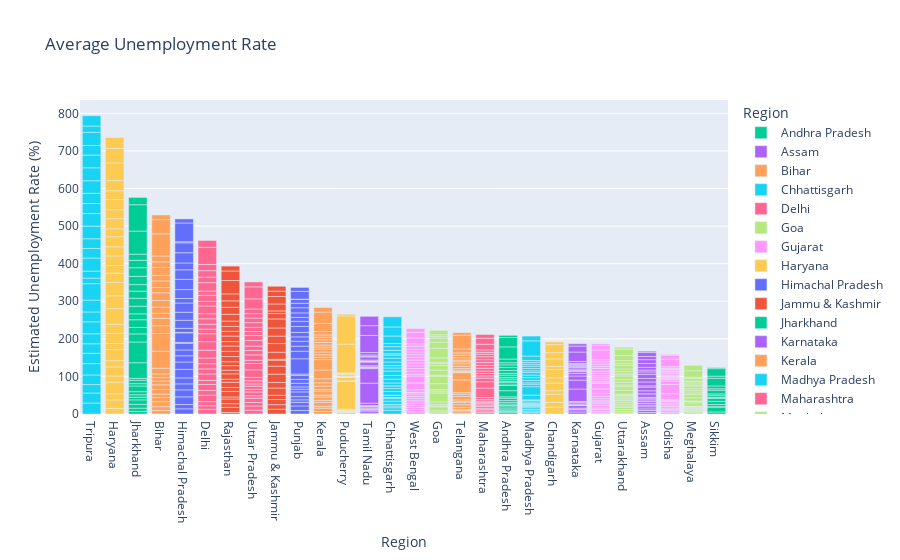

Notebook source saved alongside this figure:
### Code cell
# Bar Plot of Average Estimated Unemployment Rate
fig = pl.bar(df, 
             x = 'Region', 
             y = "Estimated Unemployment Rate (%)", 
             color = "Region", 
             title = "Average Unemployment Rate", 
             color_discrete_map={'Urban': '#8A2BE2', 'Rural': '#D2691E'})  # Custom colors for 'Urban' and 'Rural'

# Sorting the bars by descending order based on the total value
fig.update_layout(xaxis = {'categoryorder':'total descending'})

# Show the plot
fig.show()

### Figure 1 — Plotly figure (JSON) as saved in the notebook; plotly's stock layout.template omitted (floating-point values rounded to 4 significant figures)
{"data": [{"alignmentgroup": "True", "hovertemplate": "Region=%{x}<br>Estimated Unemployment Rate (%)=%{y}<extra></extra>", "legendgroup": "Andhra Pradesh", "marker": {"color": "#00cc96", "pattern": {"shape": ""}}, "name": "Andhra Pradesh", "offsetgroup": "Andhra Pradesh", "orientation": "v", "showlegend": true, "textposition": "auto", "type": "bar", "x": ["Andhra Pradesh", "Andhra Pradesh", "Andhra Pradesh", "Andhra Pradesh", "Andhra Pradesh", "Andhra Pradesh", "Andhra Pradesh", "Andhra Pradesh", "Andhra Pradesh", "Andhra Pradesh", "Andhra Pradesh", "Andhra Pradesh", "Andhra Pradesh", "Andhra Pradesh", "Andhra Pradesh", "Andhra Pradesh", "Andhra Pradesh", "Andhra Pradesh", "Andhra Pradesh", "Andhra Pradesh", "Andhra Pradesh", "Andhra Pradesh", "Andhra Pradesh", "Andhra Pradesh", "Andhra Pradesh", "Andhra Pradesh", "Andhra Pradesh", "Andhra Pradesh"], "xaxis": "x", "y": [3.65, 3.05, 3.75, 3.32, 5.17, 3.52, 4.12, 4.38, 4.84, 5.91, 4.06, 16.29, 14.46, 0.85, 6.09, 3.8, 5.64, 4.61, 6.01, 4.7, 7.54, 7.88, 7.11, 5.66, 9.88, 32.3, 24.91, 5.86], "yaxis": "y"}, {"alignmentgroup": "True", "hovertemplate": "Region=%{x}<br>Estimated Unemployment Rate (%)=%{y}<extra></extra>", "legendgroup": "Assam", "marker": {"color": "#ab63fa", "pattern": {"shape": ""}}, "name": "Assam", "offsetgroup": "Assam", "orientation": "v", "showlegend": true, "textposition": "auto", "type": "bar", "x": ["Assam", "Assam", "Assam", "Assam", "Assam", "Assam", "Assam", "Assam", "Assam", "Assam", "Assam", "Assam", "Assam", "Assam", "Assam", "Assam", "Assam", "Assam", "Assam", "Assam", "Assam", "Assam", "Assam", "Assam", "Assam", "Assam"], "xaxis": "x", "y": [4.29, 5.08, 4.26, 5.79, 4.46, 4.65, 4.66, 4.29, 3.26, 3.77, 9.38, 0, 7.87, 9.89, 3.21, 10.39, 9.26, 11.17, 6.31, 5.02, 7.24, 9.98, 10.34, 8.37, 10.77, 3.42], "yaxis": "y"}, {"alignmentgroup": "True", "hovertemplate": "Region=%{x}<br>Estimated Unemployment Rate (%)=%{y}<extra></extra>", "legendgroup": "Bihar", "marker": {"color": "#FFA15A", "pattern": {"shape": ""}}, "name": "Bihar", "offsetgroup": "Bihar", "orientation": "v", "showlegend": true, "textposition": "auto", "type": "bar", "x": ["Bihar", "Bihar", "Bihar", "Bihar", "Bihar", "Bihar", "Bihar", "Bihar", "Bihar", "Bihar", "Bihar", "Bihar", "Bihar", "Bihar", "Bihar", "Bihar", "Bihar", "Bihar", "Bihar", "Bihar", "Bihar", "Bihar", "Bihar", "Bihar", "Bihar", "Bihar", "Bihar", "Bihar"], "xaxis": "x", "y": [9.27, 10.2, 13.44, 11, 8.87, 12.47, 12.4, 10.16, 9.13, 9.61, 15.39, 45.09, 47.26, 20.49, 19.9, 13.29, 16.41, 17.66, 20.46, 14.06, 17.62, 14.91, 20.69, 15.11, 15.73, 58.77, 37.87, 12.45], "yaxis": "y"}, {"alignmentgroup": "True", "hovertemplate": "Region=%{x}<br>Estimated Unemployment Rate (%)=%{y}<extra></extra>", "legendgroup": "Chhattisgarh", "marker": {"color": "#19d3f3", "pattern": {"shape": ""}}, "name": "Chhattisgarh", "offsetgroup": "Chhattisgarh", "orientation": "v", "showlegend": true, "textposition": "auto", "type": "bar", "x": ["Chhattisgarh", "Chhattisgarh", "Chhattisgarh", "Chhattisgarh", "Chhattisgarh", "Chhattisgarh", "Chhattisgarh", "Chhattisgarh", "Chhattisgarh", "Chhattisgarh", "Chhattisgarh", "Chhattisgarh", "Chhattisgarh", "Chhattisgarh", "Chhattisgarh", "Chhattisgarh", "Chhattisgarh", "Chhattisgarh", "Chhattisgarh", "Chhattisgarh", "Chhattisgarh", "Chhattisgarh", "Chhattisgarh", "Chhattisgarh", "Chhattisgarh", "Chhattisgarh", "Chhattisgarh", "Chhattisgarh"], "xaxis": "x", "y": [9.82, 6.76, 4.54, 4.64, 8.33, 6.96, 2.77, 6.11, 9.89, 7.89, 7.31, 0, 7.64, 10.14, 9.77, 11.77, 8.17, 6.29, 9.46, 10.27, 8.32, 3.57, 9.01, 9.79, 8.21, 20.13, 24.1, 27.07], "yaxis": "y"}, {"alignmentgroup": "True", "hovertemplate": "Region=%{x}<br>Estimated Unemployment Rate (%)=%{y}<extra></extra>", "legendgroup": "Delhi", "marker": {"color": "#FF6692", "pattern": {"shape": ""}}, "name": "Delhi", "offsetgroup": "Delhi", "orientation": "v", "showlegend": true, "textposition": "auto", "type": "bar", "x": ["Delhi", "Delhi", "Delhi", "Delhi", "Delhi", "Delhi", "Delhi", "Delhi", "Delhi", "Delhi", "Delhi", "Delhi", "Delhi", "Delhi", "Delhi", "Delhi", "Delhi", "Delhi", "Delhi", "Delhi", "Delhi", "Delhi", "Delhi", "Delhi", "Delhi", "Delhi", "Delhi", "Delhi"], "xaxis": "x", "y": [12.56, 9.33, 11.07, 17.18, 12.5, 15.84, 11.11, 16.97, 13.48, 13.81, 15.18, 20.69, 22.76, 21.14, 12.31, 12.76, 14.68, 13.52, 20.59, 12.41, 16.11, 11.07, 22.45, 14.86, 17.09, 16.51, 45.78, 18.11], "yaxis": "y"}, {"alignmentgroup": "True", "hovertemplate": "Region=%{x}<br>Estimated Unemployment Rate (%)=%{y}<extra></extra>", "legendgroup": "Goa", "marker": {"color": "#B6E880", "pattern": {"shape": ""}}, "name": "Goa", "offsetgroup": "Goa", "orientation": "v", "showlegend": true, "textposition": "auto", "type": "bar", "x": ["Goa", "Goa", "Goa", "Goa", "Goa", "Goa", "Goa", "Goa", "Goa", "Goa", "Goa", "Goa", "Goa", "Goa", "Goa", "Goa", "Goa", "Goa", "Goa", "Goa", "Goa", "Goa", "Goa", "Goa"], "xaxis": "x", "y": [2.91, 5.45, 10.98, 1.98, 3.61, 7.21, 23.71, 3.54, 5.38, 0, 15.91, 20, 2.75, 13.33, 12.28, 4.9, 3.16, 12.31, 25.2, 16.22, 10.92, 4.31, 4.76, 11.76], "yaxis": "y"}, {"alignmentgroup": "True", "hovertemplate": "Region=%{x}<br>Estimated Unemployment Rate (%)=%{y}<extra></extra>", "legendgroup": "Gujarat", "marker": {"color": "#FF97FF", "pattern": {"shape": ""}}, "name": "Gujarat", "offsetgroup": "Gujarat", "orientation": "v", "showlegend": true, "textposition": "auto", "type": "bar", "x": ["Gujarat", "Gujarat", "Gujarat", "Gujarat", "Gujarat", "Gujarat", "Gujarat", "Gujarat", "Gujarat", "Gujarat", "Gujarat", "Gujarat", "Gujarat", "Gujarat", "Gujarat", "Gujarat", "Gujarat", "Gujarat", "Gujarat", "Gujarat", "Gujarat", "Gujarat", "Gujarat", "Gujarat", "Gujarat", "Gujarat", "Gujarat", "Gujarat"], "xaxis": "x", "y": [2.88, 4.77, 4.58, 3.7, 6.29, 4.91, 4.68, 3.46, 5.35, 6.64, 7.59, 12, 14.58, 1.41, 4.09, 6.31, 5.15, 4.2, 5.96, 5.45, 7.53, 5.71, 5.82, 6.04, 5.39, 25.94, 11.62, 4.54], "yaxis": "y"}, {"alignmentgroup": "True", "hovertemplate": "Region=%{x}<br>Estimated Unemployment Rate (%)=%{y}<extra></extra>", "legendgroup": "Haryana", "marker": {"color": "#FECB52", "pattern": {"shape": ""}}, "name": "Haryana", "offsetgroup": "Haryana", "orientation": "v", "showlegend": true, "textposition": "auto", "type": "bar", "x": ["Haryana", "Haryana", "Haryana", "Haryana", "Haryana", "Haryana", "Haryana", "Haryana", "Haryana", "Haryana", "Haryana", "Haryana", "Haryana", "Haryana", "Haryana", "Haryana", "Haryana", "Haryana", "Haryana", "Haryana", "Haryana", "Haryana", "Haryana", "Haryana", "Haryana", "Haryana", "Haryana", "Haryana"], "xaxis": "x", "y": [14.54, 23.08, 16.22, 30.94, 16.36, 24.17, 16.59, 29.56, 16.21, 27.19, 23.92, 41.61, 34.22, 35.57, 24.67, 20.42, 25.45, 24.19, 26.84, 21.04, 27.06, 23.65, 27.24, 23.29, 27.14, 46.89, 38.46, 29.41], "yaxis": "y"}, {"alignmentgroup": "True", "hovertemplate": "Region=%{x}<br>Estimated Unemployment Rate (%)=%{y}<extra></extra>", "legendgroup": "Himachal Pradesh", "marker": {"color": "#636efa", "pattern": {"shape": ""}}, "name": "Himachal Pradesh", "offsetgroup": "Himachal Pradesh", "orientation": "v", "showlegend": true, "textposition": "auto", "type": "bar", "x": ["Himachal Pradesh", "Himachal Pradesh", "Himachal Pradesh", "Himachal Pradesh", "Himachal Pradesh", "Himachal Pradesh", "Himachal Pradesh", "Himachal Pradesh", "Himachal Pradesh", "Himachal Pradesh", "Himachal Pradesh", "Himachal Pradesh", "Himachal Pradesh", "Himachal Pradesh", "Himachal Pradesh", "Himachal Pradesh", "Himachal Pradesh", "Himachal Pradesh", "Himachal Pradesh", "Himachal Pradesh", "Himachal Pradesh", "Himachal Pradesh", "Himachal Pradesh", "Himachal Pradesh", "Himachal Pradesh", "Himachal Pradesh", "Himachal Pradesh", "Himachal Pradesh"], "xaxis": "x", "y": [13.68, 11.43, 20.59, 18.56, 15.98, 15.81, 22.86, 19.46, 16.67, 15.42, 17.71, 2.13, 25.64, 1.12, 10.88, 21.43, 21.51, 24.48, 12, 23.77, 27.27, 25.32, 18.15, 27.31, 26.44, 2.7, 50, 10.81], "yaxis": "y"}, {"alignmentgroup": "True", "hovertemplate": "Region=%{x}<br>Estimated Unemployment Rate (%)=%{y}<extra></extra>", "legendgroup": "Jammu & Kashmir", "marker": {"color": "#EF553B", "pattern": {"shape": ""}}, "name": "Jammu & Kashmir", "offsetgroup": "Jammu & Kashmir", "orientation": "v", "showlegend": true, "textposition": "auto", "type": "bar", "x": ["Jammu & Kashmir", "Jammu & Kashmir", "Jammu & Kashmir", "Jammu & Kashmir", "Jammu & Kashmir", "Jammu & Kashmir", "Jammu & Kashmir", "Jammu & Kashmir", "Jammu & Kashmir", "Jammu & Kashmir", "Jammu & Kashmir", "Jammu & Kashmir", "Jammu & Kashmir", "Jammu & Kashmir", "Jammu & Kashmir", "Jammu & Kashmir", "Jammu & Kashmir", "Jammu & Kashmir", "Jammu & Kashmir", "Jammu & Kashmir", "Jammu & Kashmir"], "xaxis": "x", "y": [12.78, 12.09, 13.67, 11.32, 19.27, 14.73, 22.19, 21.23, 16, 2.22, 18.97, 23.04, 19.88, 21.55, 24.06, 14.29, 7.02, 18.54, 19.86, 14.29, 12.96], "yaxis": "y"}, {"alignmentgroup": "True", "hovertemplate": "Region=%{x}<br>Estimated Unemployment Rate (%)=%{y}<extra></extra>", "legendgroup": "Jharkhand", "marker": {"color": "#00cc96", "pattern": {"shape": ""}}, "name": "Jharkhand", "offsetgroup": "Jharkhand", "orientation": "v", "showlegend": true, "textposition": "auto", "type": "bar", "x": ["Jharkhand", "Jharkhand", "Jharkhand", "Jharkhand", "Jharkhand", "Jharkhand", "Jharkhand", "Jharkhand", "Jharkhand", "Jharkhand", "Jharkhand", "Jharkhand", "Jharkhand", "Jharkhand", "Jharkhand", "Jharkhand", "Jharkhand", "Jharkhand", "Jharkhand", "Jharkhand", "Jharkhand", "Jharkhand", "Jharkhand", "Jharkhand", "Jharkhand", "Jharkhand", "Jharkhand", "Jharkhand"], "xaxis": "x", "y": [7.11, 8.46, 9.98, 12.06, 7.12, 6.57, 8.07, 15.15, 6.16, 9.06, 5.01, 41.72, 55.1, 21.53, 17.23, 20.51, 15.67, 20.25, 21.16, 19.05, 17.34, 22.01, 22.96, 19.67, 16.4, 61.48, 70.17, 19.38], "yaxis": "y"}, {"alignmentgroup": "True", "hovertemplate": "Region=%{x}<br>Estimated Unemployment Rate (%)=%{y}<extra></extra>", "legendgroup": "Karnataka", "marker": {"color": "#ab63fa", "pattern": {"shape": ""}}, "name": "Karnataka", "offsetgroup": "Karnataka", "orientation": "v", "showlegend": true, "textposition": "auto", "type": "bar", "x": ["Karnataka", "Karnataka", "Karnataka", "Karnataka", "Karnataka", "Karnataka", "Karnataka", "Karnataka", "Karnataka", "Karnataka", "Karnataka", "Karnataka", "Karnataka", "Karnataka", "Karnataka", "Karnataka", "Karnataka", "Karnataka", "Karnataka", "Karnataka", "Karnataka", "Karnataka", "Karnataka", "Karnataka", "Karnataka", "Karnataka", "Karnataka", "Karnataka"], "xaxis": "x", "y": [5.46, 5.98, 0.52, 0.37, 3.2, 7.13, 1.19, 0.41, 2.57, 4.11, 2.39, 33.17, 23.72, 10.92, 6.56, 5, 2.29, 1.27, 3.57, 3.87, 3.44, 1.56, 3.31, 2.88, 4.92, 25.12, 15.88, 6.12], "yaxis": "y"}, {"alignmentgroup": "True", "hovertemplate": "Region=%{x}<br>Estimated Unemployment Rate (%)=%{y}<extra></extra>", "legendgroup": "Kerala", "marker": {"color": "#FFA15A", "pattern": {"shape": ""}}, "name": "Kerala", "offsetgroup": "Kerala", "orientation": "v", "showlegend": true, "textposition": "auto", "type": "bar", "x": ["Kerala", "Kerala", "Kerala", "Kerala", "Kerala", "Kerala", "Kerala", "Kerala", "Kerala", "Kerala", "Kerala", "Kerala", "Kerala", "Kerala", "Kerala", "Kerala", "Kerala", "Kerala", "Kerala", "Kerala", "Kerala", "Kerala", "Kerala", "Kerala", "Kerala", "Kerala", "Kerala", "Kerala"], "xaxis": "x", "y": [6.63, 9, 4.95, 10.32, 5.35, 9.14, 5, 10.77, 4.11, 8.91, 8.85, 10.71, 23.38, 27.66, 6.11, 6.67, 7.58, 7.69, 5.52, 5.35, 6.71, 7.31, 6.65, 6.08, 9.14, 21.43, 30.28, 12.17], "yaxis": "y"}, {"alignmentgroup": "True", "hovertemplate": "Region=%{x}<br>Estimated Unemployment Rate (%)=%{y}<extra></extra>", "legendgroup": "Madhya Pradesh", "marker": {"color": "#19d3f3", "pattern": {"shape": ""}}, "name": "Madhya Pradesh", "offsetgroup": "Madhya Pradesh", "orientation": "v", "showlegend": true, "textposition": "auto", "type": "bar", "x": ["Madhya Pradesh", "Madhya Pradesh", "Madhya Pradesh", "Madhya Pradesh", "Madhya Pradesh", "Madhya Pradesh", "Madhya Pradesh", "Madhya Pradesh", "Madhya Pradesh", "Madhya Pradesh", "Madhya Pradesh", "Madhya Pradesh", "Madhya Pradesh", "Madhya Pradesh", "Madhya Pradesh", "Madhya Pradesh", "Madhya Pradesh", "Madhya Pradesh", "Madhya Pradesh", "Madhya Pradesh", "Madhya Pradesh", "Madhya Pradesh", "Madhya Pradesh", "Madhya Pradesh", "Madhya Pradesh", "Madhya Pradesh", "Madhya Pradesh", "Madhya Pradesh"], "xaxis": "x", "y": [3.63, 4.25, 3.92, 4.94, 3.08, 2.98, 2.72, 2.94, 3.66, 4.42, 1.19, 12.5, 22.46, 6.46, 3.91, 6.38, 7.38, 6.82, 7, 4.4, 6.06, 6.2, 5.17, 4.96, 4.8, 11.94, 40.49, 12.72], "yaxis": "y"}, {"alignmentgroup": "True", "hovertemplate": "Region=%{x}<br>Estimated Unemployment Rate (%)=%{y}<extra></extra>", "legendgroup": "Maharashtra", "marker": {"color": "#FF6692", "pattern": {"shape": ""}}, "name": "Maharashtra", "offsetgroup": "Maharashtra", "orientation": "v", "showlegend": true, "textposition": "auto", "type": "bar", "x": ["Maharashtra", "Maharashtra", "Maharashtra", "Maharashtra", "Maharashtra", "Maharashtra", "Maharashtra", "Maharashtra", "Maharashtra", "Maharashtra", "Maharashtra", "Maharashtra", "Maharashtra", "Maharashtra", "Maharashtra", "Maharashtra", "Maharashtra", "Maharashtra", "Maharashtra", "Maharashtra", "Maharashtra", "Maharashtra", "Maharashtra", "Maharashtra", "Maharashtra", "Maharashtra", "Maharashtra", "Maharashtra"], "xaxis": "x", "y": [3.67, 4.34, 3.66, 3.76, 4.4, 3.81, 3.68, 3.03, 3.8, 4.24, 5.38, 25.28, 16.89, 9.4, 6.08, 6.46, 6.35, 7.57, 7.6, 7.51, 7.6, 7.83, 6.67, 5.34, 6.34, 14.99, 15.92, 10.01], "yaxis": "y"}, {"alignmentgroup": "True", "hovertemplate": "Region=%{x}<br>Estimated Unemployment Rate (%)=%{y}<extra></extra>", "legendgroup": "Meghalaya", "marker": {"color": "#B6E880", "pattern": {"shape": ""}}, "name": "Meghalaya", "offsetgroup": "Meghalaya", "orientation": "v", "showlegend": true, "textposition": "auto", "type": "bar", "x": ["Meghalaya", "Meghalaya", "Meghalaya", "Meghalaya", "Meghalaya", "Meghalaya", "Meghalaya", "Meghalaya", "Meghalaya", "Meghalaya", "Meghalaya", "Meghalaya", "Meghalaya", "Meghalaya", "Meghalaya", "Meghalaya", "Meghalaya", "Meghalaya", "Meghalaya", "Meghalaya", "Meghalaya", "Meghalaya", "Meghalaya", "Meghalaya", "Meghalaya", "Meghalaya", "Meghalaya"], "xaxis": "x", "y": [3.16, 4.23, 1.03, 0.52, 0.24, 3.7, 1.5, 1.8, 0.97, 2.76, 1.28, 8.38, 3.73, 1.35, 8.4, 8.66, 4.43, 5.8, 5.3, 7.2, 3.02, 5.21, 4.76, 7.37, 2.8, 17.39, 14.58], "yaxis": "y"}, {"alignmentgroup": "True", "hovertemplate": "Region=%{x}<br>Estimated Unemployment Rate (%)=%{y}<extra></extra>", "legendgroup": "Odisha", "marker": {"color": "#FF97FF", "pattern": {"shape": ""}}, "name": "Odisha", "offsetgroup": "Odisha", "orientation": "v", "showlegend": true, "textposition": "auto", "type": "bar", "x": ["Odisha", "Odisha", "Odisha", "Odisha", "Odisha", "Odisha", "Odisha", "Odisha", "Odisha", "Odisha", "Odisha", "Odisha", "Odisha", "Odisha", "Odisha", "Odisha", "Odisha", "Odisha", "Odisha", "Odisha", "Odisha", "Odisha", "Odisha", "Odisha", "Odisha", "Odisha", "Odisha", "Odisha"], "xaxis": "x", "y": [4.17, 4.71, 3.31, 3.68, 4.31, 4.28, 4.72, 4.67, 1.81, 3.31, 15.09, 24.48, 9.45, 4.59, 2.95, 2.63, 1.78, 3.5, 3.78, 4.5, 2.23, 3.36, 2.28, 2.19, 3.96, 20.5, 10, 2.18], "yaxis": "y"}, {"alignmentgroup": "True", "hovertemplate": "Region=%{x}<br>Estimated Unemployment Rate (%)=%{y}<extra></extra>", "legendgroup": "Puducherry", "marker": {"color": "#FECB52", "pattern": {"shape": ""}}, "name": "Puducherry", "offsetgroup": "Puducherry", "orientation": "v", "showlegend": true, "textposition": "auto", "type": "bar", "x": ["Puducherry", "Puducherry", "Puducherry", "Puducherry", "Puducherry", "Puducherry", "Puducherry", "Puducherry", "Puducherry", "Puducherry", "Puducherry", "Puducherry", "Puducherry", "Puducherry", "Puducherry", "Puducherry", "Puducherry", "Puducherry", "Puducherry", "Puducherry", "Puducherry", "Puducherry", "Puducherry", "Puducherry", "Puducherry", "Puducherry"], "xaxis": "x", "y": [0, 0, 0, 4.85, 0, 1.18, 0, 1.99, 0.58, 1.74, 2.31, 74.51, 1.25, 0, 0, 8.95, 1.22, 1.17, 1.37, 5.21, 0.57, 1.78, 0.62, 76.74, 75, 4.55], "yaxis": "y"}, {"alignmentgroup": "True", "hovertemplate": "Region=%{x}<br>Estimated Unemployment Rate (%)=%{y}<extra></extra>", "legendgroup": "Punjab", "marker": {"color": "#636efa", "pattern": {"shape": ""}}, "name": "Punjab", "offsetgroup": "Punjab", "orientation": "v", "showlegend": true, "textposition": "auto", "type": "bar", "x": ["Punjab", "Punjab", "Punjab", "Punjab", "Punjab", "Punjab", "Punjab", "Punjab", "Punjab", "Punjab", "Punjab", "Punjab", "Punjab", "Punjab", "Punjab", "Punjab", "Punjab", "Punjab", "Punjab", "Punjab", "Punjab", "Punjab", "Punjab", "Punjab", "Punjab", "Punjab", "Punjab", "Punjab"], "xaxis": "x", "y": [9.17, 12.21, 9.64, 6.69, 8.59, 12.56, 7.07, 6.13, 9.69, 10.41, 10.51, 3.69, 40.59, 20, 13.49, 13.17, 11.61, 11.99, 15.69, 13.75, 10.39, 11.97, 13.68, 11.99, 9.97, 1.13, 20.54, 10.55], "yaxis": "y"}, {"alignmentgroup": "True", "hovertemplate": "Region=%{x}<br>Estimated Unemployment Rate (%)=%{y}<extra></extra>", "legendgroup": "Rajasthan", "marker": {"color": "#EF553B", "pattern": {"shape": ""}}, "name": "Rajasthan", "offsetgroup": "Rajasthan", "orientation": "v", "showlegend": true, "textposition": "auto", "type": "bar", "x": ["Rajasthan", "Rajasthan", "Rajasthan", "Rajasthan", "Rajasthan", "Rajasthan", "Rajasthan", "Rajasthan", "Rajasthan", "Rajasthan", "Rajasthan", "Rajasthan", "Rajasthan", "Rajasthan", "Rajasthan", "Rajasthan", "Rajasthan", "Rajasthan", "Rajasthan", "Rajasthan", "Rajasthan", "Rajasthan", "Rajasthan", "Rajasthan", "Rajasthan", "Rajasthan", "Rajasthan", "Rajasthan"], "xaxis": "x", "y": [4.03, 13.7, 9.7, 12.5, 5.45, 14.66, 10.47, 13.96, 8, 14.48, 9.47, 12.25, 10.45, 13.86, 13.62, 14.36, 11.67, 14.71, 12.63, 13.02, 14.3, 18.04, 18.82, 17.02, 18.54, 35.53, 25.35, 13.04], "yaxis": "y"}, {"alignmentgroup": "True", "hovertemplate": "Region=%{x}<br>Estimated Unemployment Rate (%)=%{y}<extra></extra>", "legendgroup": "Sikkim", "marker": {"color": "#00cc96", "pattern": {"shape": ""}}, "name": "Sikkim", "offsetgroup": "Sikkim", "orientation": "v", "showlegend": true, "textposition": "auto", "type": "bar", "x": ["Sikkim", "Sikkim", "Sikkim", "Sikkim", "Sikkim", "Sikkim", "Sikkim", "Sikkim", "Sikkim", "Sikkim", "Sikkim", "Sikkim", "Sikkim", "Sikkim", "Sikkim", "Sikkim", "Sikkim"], "xaxis": "x", "y": [5.48, 13.11, 1, 0, 5.81, 8.2, 7.76, 2.56, 4.82, 4.81, 9.68, 4.04, 7.37, 20.45, 5.77, 19.75, 2.63], "yaxis": "y"}, {"alignmentgroup": "True", "hovertemplate": "Region=%{x}<br>Estimated Unemployment Rate (%)=%{y}<extra></extra>", "legendgroup": "Tamil Nadu", "marker": {"color": "#ab63fa", "pattern": {"shape": ""}}, "name": "Tamil Nadu", "offsetgroup": "Tamil Nadu", "orientation": "v", "showlegend": true, "textposition": "auto", "type": "bar", "x": ["Tamil Nadu", "Tamil Nadu", "Tamil Nadu", "Tamil Nadu", "Tamil Nadu", "Tamil Nadu", "Tamil Nadu", "Tamil Nadu", "Tamil Nadu", "Tamil Nadu", "Tamil Nadu", "Tamil Nadu", "Tamil Nadu", "Tamil Nadu", "Tamil Nadu", "Tamil Nadu", "Tamil Nadu", "Tamil Nadu", "Tamil Nadu", "Tamil Nadu", "Tamil Nadu", "Tamil Nadu", "Tamil Nadu", "Tamil Nadu", "Tamil Nadu", "Tamil Nadu", "Tamil Nadu", "Tamil Nadu"], "xaxis": "x", "y": [0.97, 0.92, 6.01, 2.91, 1.71, 1.46, 2.46, 3.73, 1.18, 1.17, 6.36, 53.19, 38.73, 2.06, 0.89, 1.56, 3.18, 9.53, 1.86, 1.13, 2.65, 8.05, 2.05, 3.31, 6.46, 45.55, 25.95, 24.93], "yaxis": "y"}, {"alignmentgroup": "True", "hovertemplate": "Region=%{x}<br>Estimated Unemployment Rate (%)=%{y}<extra></extra>", "legendgroup": "Telangana", "marker": {"color": "#FFA15A", "pattern": {"shape": ""}}, "name": "Telangana", "offsetgroup": "Telangana", "orientation": "v", "showlegend": true, "textposition": "auto", "type": "bar", "x": ["Telangana", "Telangana", "Telangana", "Telangana", "Telangana", "Telangana", "Telangana", "Telangana", "Telangana", "Telangana", "Telangana", "Telangana", "Telangana", "Telangana", "Telangana", "Telangana", "Telangana", "Telangana", "Telangana", "Telangana", "Telangana", "Telangana", "Telangana", "Telangana", "Telangana", "Telangana", "Telangana", "Telangana"], "xaxis": "x", "y": [2.23, 5.92, 2.45, 1.4, 5.49, 7.29, 6.47, 1.35, 5.02, 9.02, 5.63, 4.51, 34.01, 19.3, 1.52, 1.43, 3.73, 4.19, 6.19, 6.74, 5.23, 4.22, 6.49, 6.74, 6.1, 10.5, 36.57, 6.92], "yaxis": "y"}, {"alignmentgroup": "True", "hovertemplate": "Region=%{x}<br>Estimated Unemployment Rate (%)=%{y}<extra></extra>", "legendgroup": "Tripura", "marker": {"color": "#19d3f3", "pattern": {"shape": ""}}, "name": "Tripura", "offsetgroup": "Tripura", "orientation": "v", "showlegend": true, "textposition": "auto", "type": "bar", "x": ["Tripura", "Tripura", "Tripura", "Tripura", "Tripura", "Tripura", "Tripura", "Tripura", "Tripura", "Tripura", "Tripura", "Tripura", "Tripura", "Tripura", "Tripura", "Tripura", "Tripura", "Tripura", "Tripura", "Tripura", "Tripura", "Tripura", "Tripura", "Tripura", "Tripura", "Tripura", "Tripura", "Tripura"], "xaxis": "x", "y": [29.25, 26.64, 22.47, 25.49, 30.23, 27.54, 25.25, 26.53, 31.91, 26.22, 31.61, 43.64, 14.71, 18.84, 34.69, 25.59, 25.81, 33.45, 33.57, 26.67, 27.15, 33.48, 34.37, 33.88, 25.69, 34.88, 16.78, 27.47], "yaxis": "y"}, {"alignmentgroup": "True", "hovertemplate": "Region=%{x}<br>Estimated Unemployment Rate (%)=%{y}<extra></extra>", "legendgroup": "Uttar Pradesh", "marker": {"color": "#FF6692", "pattern": {"shape": ""}}, "name": "Uttar Pradesh", "offsetgroup": "Uttar Pradesh", "orientation": "v", "showlegend": true, "textposition": "auto", "type": "bar", "x": ["Uttar Pradesh", "Uttar Pradesh", "Uttar Pradesh", "Uttar Pradesh", "Uttar Pradesh", "Uttar Pradesh", "Uttar Pradesh", "Uttar Pradesh", "Uttar Pradesh", "Uttar Pradesh", "Uttar Pradesh", "Uttar Pradesh", "Uttar Pradesh", "Uttar Pradesh", "Uttar Pradesh", "Uttar Pradesh", "Uttar Pradesh", "Uttar Pradesh", "Uttar Pradesh", "Uttar Pradesh", "Uttar Pradesh", "Uttar Pradesh", "Uttar Pradesh", "Uttar Pradesh", "Uttar Pradesh", "Uttar Pradesh", "Uttar Pradesh", "Uttar Pradesh"], "xaxis": "x", "y": [10.26, 11.13, 9.19, 11.47, 6.45, 10.18, 6.94, 8.43, 6.06, 8.12, 9.37, 19.92, 16.89, 8.51, 14.4, 11.62, 11.8, 14.73, 13.58, 10.35, 11.31, 12.37, 12.34, 11.65, 12.32, 26.94, 32.06, 13.05], "yaxis": "y"}, {"alignmentgroup": "True", "hovertemplate": "Region=%{x}<br>Estimated Unemployment Rate (%)=%{y}<extra></extra>", "legendgroup": "Uttarakhand", "marker": {"color": "#B6E880", "pattern": {"shape": ""}}, "name": "Uttarakhand", "offsetgroup": "Uttarakhand", "orientation": "v", "showlegend": true, "textposition": "auto", "type": "bar", "x": ["Uttarakhand", "Uttarakhand", "Uttarakhand", "Uttarakhand", "Uttarakhand", "Uttarakhand", "Uttarakhand", "Uttarakhand", "Uttarakhand", "Uttarakhand", "Uttarakhand", "Uttarakhand", "Uttarakhand", "Uttarakhand", "Uttarakhand", "Uttarakhand", "Uttarakhand", "Uttarakhand", "Uttarakhand", "Uttarakhand", "Uttarakhand", "Uttarakhand", "Uttarakhand", "Uttarakhand", "Uttarakhand", "Uttarakhand", "Uttarakhand"], "xaxis": "x", "y": [1.63, 4.65, 5.74, 6.11, 3.47, 4.83, 5.56, 4.52, 4.17, 4.85, 3.66, 3.57, 10.71, 9.17, 4.69, 6.94, 7.43, 9.62, 4.72, 6.34, 7.39, 8.92, 5.28, 8.15, 13.18, 17.36, 5.08], "yaxis": "y"}, {"alignmentgroup": "True", "hovertemplate": "Region=%{x}<br>Estimated Unemployment Rate (%)=%{y}<extra></extra>", "legendgroup": "West Bengal", "marker": {"color": "#FF97FF", "pattern": {"shape": ""}}, "name": "West Bengal", "offsetgroup": "West Bengal", "orientation": "v", "showlegend": true, "textposition": "auto", "type": "bar", "x": ["West Bengal", "West Bengal", "West Bengal", "West Bengal", "West Bengal", "West Bengal", "West Bengal", "West Bengal", "West Bengal", "West Bengal", "West Bengal", "West Bengal", "West Bengal", "West Bengal", "West Bengal", "West Bengal", "West Bengal", "West Bengal", "West Bengal", "West Bengal", "West Bengal", "West Bengal", "West Bengal", "West Bengal", "West Bengal", "West Bengal", "West Bengal", "West Bengal"], "xaxis": "x", "y": [6.02, 5.85, 5.62, 5.58, 5.26, 6.78, 5.83, 5.79, 6.79, 3.78, 7.02, 18.32, 18.43, 4.94, 7.25, 7.38, 7.91, 7.27, 7.79, 7.83, 6.61, 7.24, 7.27, 7.55, 6.67, 15.63, 15.22, 9.86], "yaxis": "y"}, {"alignmentgroup": "True", "hovertemplate": "Region=%{x}<br>Estimated Unemployment Rate (%)=%{y}<extra></extra>", "legendgroup": "Chandigarh", "marker": {"color": "#FECB52", "pattern": {"shape": ""}}, "name": "Chandigarh", "offsetgroup": "Chandigarh", "orientation": "v", "showlegend": true, "textposition": "auto", "type": "bar", "x": ["Chandigarh", "Chandigarh", "Chandigarh", "Chandigarh", "Chandigarh", "Chandigarh", "Chandigarh", "Chandigarh", "Chandigarh", "Chandigarh", "Chandigarh", "Chandigarh"], "xaxis": "x", "y": [18.35, 12.4, 21.8, 9.52, 20.14, 13.99, 22.05, 8.33, 20, 16.67, 21.43, 7.22], "yaxis": "y"}], "layout": {"barmode": "relative", "legend": {"title": {"text": "Region"}, "tracegroupgap": 0}, "title": {"text": "Average Unemployment Rate"}, "xaxis": {"anchor": "y", "categoryarray": ["Andhra Pradesh", "Assam", "Bihar", "Chhattisgarh", "Delhi", "Goa", "Gujarat", "Haryana", "Himachal Pradesh", "Jammu & Kashmir", "Jharkhand", "Karnataka", "Kerala", "Madhya Pradesh", "Maharashtra", "Meghalaya", "Odisha", "Puducherry", "Punjab", "Rajasthan", "Sikkim", "Tamil Nadu", "Telangana", "Tripura", "Uttar Pradesh", "Uttarakhand", "West Bengal", "Chandigarh"], "categoryorder": "total descending", "domain": [0, 1], "title": {"text": "Region"}}, "yaxis": {"anchor": "x", "domain": [0, 1], "title": {"text": "Estimated Unemployment Rate (%)"}}}}
